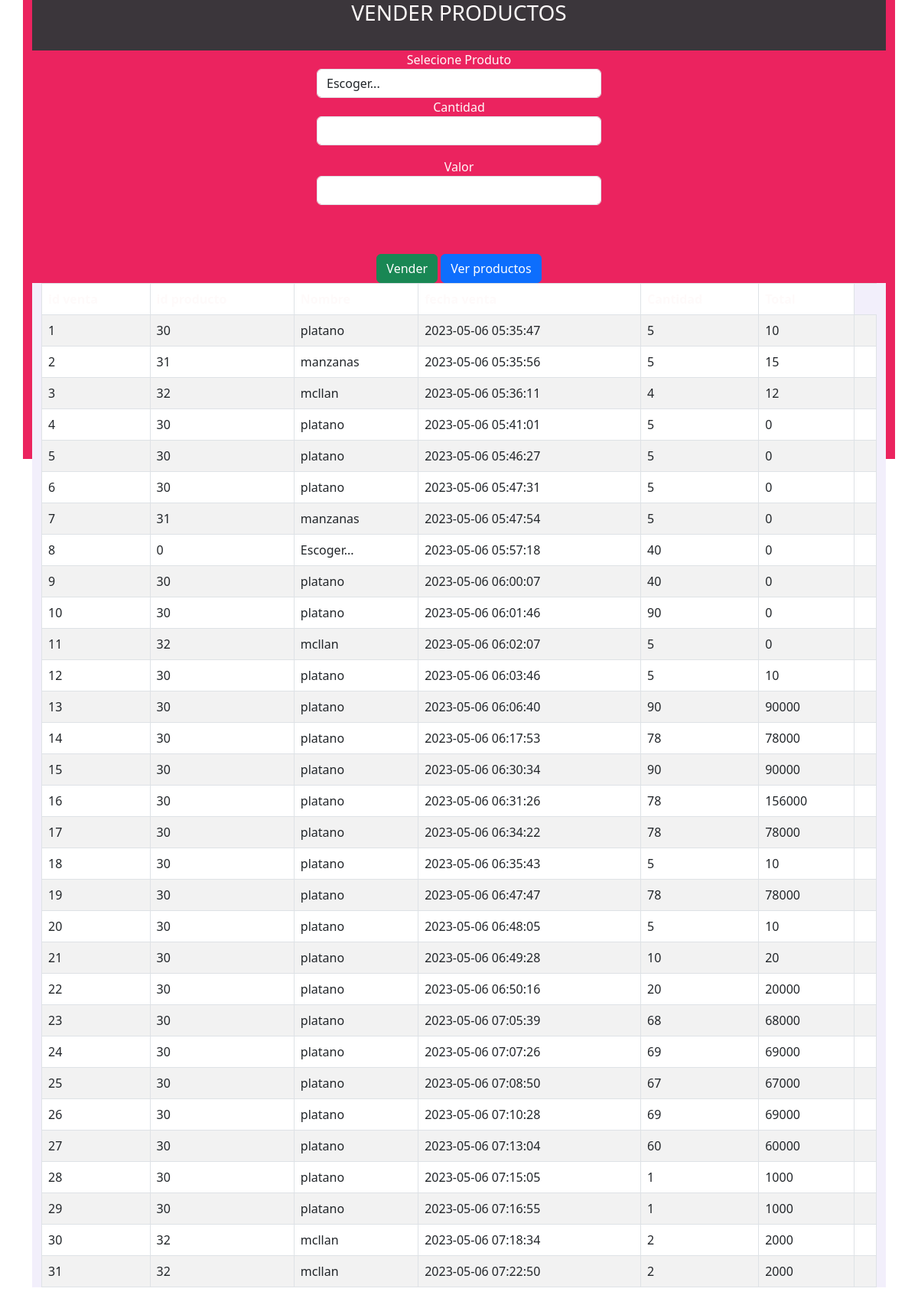
Page /index_venta.php on the committed database.
### tables this page shows
CREATE TABLE `ventas` (
  `id_venta` int(11) NOT NULL,
  `idproducto` int(11) NOT NULL,
  `nombre_producto` text NOT NULL,
  `fecha_venta` timestamp NOT NULL DEFAULT current_timestamp() ON UPDATE current_timestamp(),
  `cantidad` int(11) NOT NULL,
  `total` int(11) NOT NULL
);

### index_venta.php (the view, shortened to what this page needs)
<!DOCTYPE html>
<html lang="es">
<link href="https://cdn.jsdelivr.net/npm/bootstrap@5.3.0-alpha3/dist/css/bootstrap.min.css" rel="stylesheet">
<head>
</head>
<body>
<form action="vender.php" method="post">
<div align="center" style="background-color:#EB235F;height:600px;"  class="container">
<div  style="background-color:#3B363B"class="container">
    <h3 style="color:#FEFAFA">VENDER PRODUCTOS</h3> </br>
    </div>
    <div  class="form-group col-md-4">
      <label style="color:#FEFAFA" for="inputState">Selecione Produto</label>
      <select id="inputState" class="form-control" name="nombre">
        <option selected>Escoger...</option>
      </select>
    </div>
    <div class="col-md-4 mb-3">
      <label style="color:#FEFAFA" for="validationServer02">Cantidad</label>
      <input type="number" class="form-control" name="cantidad" id="validationServer02" placeholder="" value="" required>
    </div>
    <div class="col-md-4 mb-3">
      <label style="color:#FEFAFA" for="validationServer02">Valor</label>
      <input type="number" class="form-control" name="total" id="validationServer01" placeholder="" value="" >
    </div>
    <br>
      <br>
      <input type="submit" class="btn btn-success" name="registrar" id="vender" value="Vender">
      <a href="tablapro.php" class="btn btn-primary" role="button"> Ver productos </a>
    <div style="background-color:#F2EFFB" class="container">
<table class="table table-bordered table table-striped">
	<thead class="thead-danger">
		<tr style="background-color:#EB235F">
			<th style="color:#FEFAFA">id venta</th>
      <th style="color:#FEFAFA">id producto</th>
			<th style="color:#FEFAFA">Nombre</th>
			<th style="color:#FEFAFA">fecha venta</th>
			<th style="color:#FEFAFA">Cantidad</th>
			<th style="color:#FEFAFA">Total</th>
		</tr>
	</thead>
	<tbody>
		<?php
	include_once("conexion.php");
	    $sql = "SELECT * FROM ventas";
        $resultado = mysqli_query($conexion, $sql);
        while($fila = mysqli_fetch_assoc($resultado)){
	    	echo "<tr>";
	    	echo '<td>'.$fila ['id_venta'].'</td>';
        echo '<td>'.$fila ['idproducto'].'</td>';
	    	echo '<td>'.$fila ['nombre_producto'].'</td>';
	    	echo '<td>'.$fila ['fecha_venta'].'</td>';
			echo '<td>'.$fila ['cantidad'].'</td>';
	    	echo '<td>'.$fila ['total'].'</td>';
	    	echo '<td with=250.px>';
	    	echo '</tr>';
        }
		 ?>
	</tbody>
</table>
    </div>
  <br>
</div>
</form>
</body>
</html>

### rows in the picture
ventas: id_venta "1", idproducto "30", nombre_producto "platano", fecha_venta "2023-05-06 05:35:47", cantidad "5", total "10"
ventas: id_venta "2", idproducto "31", nombre_producto "manzanas", fecha_venta "2023-05-06 05:35:56", cantidad "5", total "15"
ventas: id_venta "3", idproducto "32", nombre_producto "mcllan", fecha_venta "2023-05-06 05:36:11", cantidad "4", total "12"
ventas: id_venta "4", idproducto "30", nombre_producto "platano", fecha_venta "2023-05-06 05:41:01", cantidad "5", total "0"
ventas: id_venta "5", idproducto "30", nombre_producto "platano", fecha_venta "2023-05-06 05:46:27", cantidad "5", total "0"
ventas: id_venta "6", idproducto "30", nombre_producto "platano", fecha_venta "2023-05-06 05:47:31", cantidad "5", total "0"
ventas: id_venta "7", idproducto "31", nombre_producto "manzanas", fecha_venta "2023-05-06 05:47:54", cantidad "5", total "0"
ventas: id_venta "8", idproducto "0", nombre_producto "Escoger...", fecha_venta "2023-05-06 05:57:18", cantidad "40", total "0"
ventas: id_venta "9", idproducto "30", nombre_producto "platano", fecha_venta "2023-05-06 06:00:07", cantidad "40", total "0"
ventas: id_venta "10", idproducto "30", nombre_producto "platano", fecha_venta "2023-05-06 06:01:46", cantidad "90", total "0"
ventas: id_venta "11", idproducto "32", nombre_producto "mcllan", fecha_venta "2023-05-06 06:02:07", cantidad "5", total "0"
ventas: id_venta "12", idproducto "30", nombre_producto "platano", fecha_venta "2023-05-06 06:03:46", cantidad "5", total "10"
ventas: id_venta "13", idproducto "30", nombre_producto "platano", fecha_venta "2023-05-06 06:06:40", cantidad "90", total "90000"
ventas: id_venta "14", idproducto "30", nombre_producto "platano", fecha_venta "2023-05-06 06:17:53", cantidad "78", total "78000"
ventas: id_venta "15", idproducto "30", nombre_producto "platano", fecha_venta "2023-05-06 06:30:34", cantidad "90", total "90000"
ventas: id_venta "16", idproducto "30", nombre_producto "platano", fecha_venta "2023-05-06 06:31:26", cantidad "78", total "156000"
ventas: id_venta "17", idproducto "30", nombre_producto "platano", fecha_venta "2023-05-06 06:34:22", cantidad "78", total "78000"
ventas: id_venta "18", idproducto "30", nombre_producto "platano", fecha_venta "2023-05-06 06:35:43", cantidad "5", total "10"
ventas: id_venta "19", idproducto "30", nombre_producto "platano", fecha_venta "2023-05-06 06:47:47", cantidad "78", total "78000"
ventas: id_venta "20", idproducto "30", nombre_producto "platano", fecha_venta "2023-05-06 06:48:05", cantidad "5", total "10"
ventas: id_venta "21", idproducto "30", nombre_producto "platano", fecha_venta "2023-05-06 06:49:28", cantidad "10", total "20"
ventas: id_venta "22", idproducto "30", nombre_producto "platano", fecha_venta "2023-05-06 06:50:16", cantidad "20", total "20000"
ventas: id_venta "23", idproducto "30", nombre_producto "platano", fecha_venta "2023-05-06 07:05:39", cantidad "68", total "68000"
ventas: id_venta "24", idproducto "30", nombre_producto "platano", fecha_venta "2023-05-06 07:07:26", cantidad "69", total "69000"
ventas: id_venta "25", idproducto "30", nombre_producto "platano", fecha_venta "2023-05-06 07:08:50", cantidad "67", total "67000"
ventas: id_venta "26", idproducto "30", nombre_producto "platano", fecha_venta "2023-05-06 07:10:28", cantidad "69", total "69000"
ventas: id_venta "27", idproducto "30", nombre_producto "platano", fecha_venta "2023-05-06 07:13:04", cantidad "60", total "60000"
ventas: id_venta "28", idproducto "30", nombre_producto "platano", fecha_venta "2023-05-06 07:15:05", cantidad "1", total "1000"
ventas: id_venta "29", idproducto "30", nombre_producto "platano", fecha_venta "2023-05-06 07:16:55", cantidad "1", total "1000"
ventas: id_venta "30", idproducto "32", nombre_producto "mcllan", fecha_venta "2023-05-06 07:18:34", cantidad "2", total "2000"
ventas: id_venta "31", idproducto "32", nombre_producto "mcllan", fecha_venta "2023-05-06 07:22:50", cantidad "2", total "2000"
